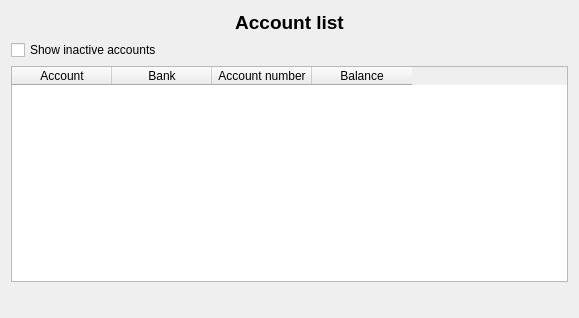
<?xml version="1.0" encoding="UTF-8"?>
<ui version="4.0">
 <class>wdgAccounts</class>
 <widget class="QWidget" name="wdgAccounts">
  <property name="geometry">
   <rect>
    <x>0</x>
    <y>0</y>
    <width>579</width>
    <height>318</height>
   </rect>
  </property>
  <layout class="QVBoxLayout" name="verticalLayout_3">
   <item>
    <layout class="QVBoxLayout" name="verticalLayout_2">
     <item>
      <layout class="QVBoxLayout" name="verticalLayout">
       <item>
        <widget class="QLabel" name="lbl">
         <property name="font">
          <font>
           <pointsize>14</pointsize>
           <weight>75</weight>
           <bold>true</bold>
          </font>
         </property>
         <property name="text">
          <string>Account list</string>
         </property>
         <property name="alignment">
          <set>Qt::AlignCenter</set>
         </property>
        </widget>
       </item>
       <item>
        <widget class="QCheckBox" name="chkInactivas">
         <property name="text">
          <string>Show inactive accounts</string>
         </property>
        </widget>
       </item>
       <item>
        <widget class="myQTableWidget" name="tblAccounts">
         <property name="contextMenuPolicy">
          <enum>Qt::CustomContextMenu</enum>
         </property>
         <property name="alternatingRowColors">
          <bool>true</bool>
         </property>
         <property name="selectionMode">
          <enum>QAbstractItemView::SingleSelection</enum>
         </property>
         <property name="selectionBehavior">
          <enum>QAbstractItemView::SelectRows</enum>
         </property>
         <property name="sortingEnabled">
          <bool>true</bool>
         </property>
         <attribute name="verticalHeaderVisible">
          <bool>false</bool>
         </attribute>
         <attribute name="verticalHeaderCascadingSectionResizes">
          <bool>false</bool>
         </attribute>
         <column>
          <property name="text">
           <string>Account</string>
          </property>
         </column>
         <column>
          <property name="text">
           <string>Bank</string>
          </property>
         </column>
         <column>
          <property name="text">
           <string>Account number</string>
          </property>
         </column>
         <column>
          <property name="text">
           <string>Balance</string>
          </property>
         </column>
        </widget>
       </item>
      </layout>
     </item>
     <item>
      <widget class="QWidget" name="wdgIBM" native="true"/>
     </item>
    </layout>
   </item>
   <item>
    <widget class="QLabel" name="lblTotal">
     <property name="font">
      <font>
       <pointsize>8</pointsize>
       <weight>75</weight>
       <bold>true</bold>
      </font>
     </property>
     <property name="text">
      <string/>
     </property>
     <property name="alignment">
      <set>Qt::AlignCenter</set>
     </property>
    </widget>
   </item>
  </layout>
  <action name="actionAccountAdd">
   <property name="icon">
    <iconset resource="../images/xulpymoney.qrc">
     <normaloff>:/xulpymoney/add.png</normaloff>:/xulpymoney/add.png</iconset>
   </property>
   <property name="text">
    <string>New account</string>
   </property>
   <property name="toolTip">
    <string>New account</string>
   </property>
  </action>
  <action name="actionAccountReport">
   <property name="icon">
    <iconset resource="../images/xulpymoney.qrc">
     <normaloff>:/xulpymoney/report2.png</normaloff>:/xulpymoney/report2.png</iconset>
   </property>
   <property name="text">
    <string>Account report</string>
   </property>
   <property name="toolTip">
    <string>Account report</string>
   </property>
  </action>
  <action name="actionAccountDelete">
   <property name="icon">
    <iconset resource="../images/xulpymoney.qrc">
     <normaloff>:/xulpymoney/list-remove.png</normaloff>:/xulpymoney/list-remove.png</iconset>
   </property>
   <property name="text">
    <string>Delete account</string>
   </property>
   <property name="toolTip">
    <string>Delete account</string>
   </property>
  </action>
  <action name="actionActive">
   <property name="checkable">
    <bool>true</bool>
   </property>
   <property name="text">
    <string>Is it active?</string>
   </property>
   <property name="toolTip">
    <string>Is it active?</string>
   </property>
  </action>
  <action name="actionTransfer">
   <property name="icon">
    <iconset resource="../images/xulpymoney.qrc">
     <normaloff>:/xulpymoney/transfer.png</normaloff>:/xulpymoney/transfer.png</iconset>
   </property>
   <property name="text">
    <string>Transfer between accounts</string>
   </property>
   <property name="toolTip">
    <string>Transfer between accounts</string>
   </property>
  </action>
 </widget>
 <customwidgets>
  <customwidget>
   <class>myQTableWidget</class>
   <extends>QTableWidget</extends>
   <header location="global">myqtablewidget</header>
  </customwidget>
 </customwidgets>
 <resources>
  <include location="../images/xulpymoney.qrc"/>
 </resources>
 <connections/>
</ui>
